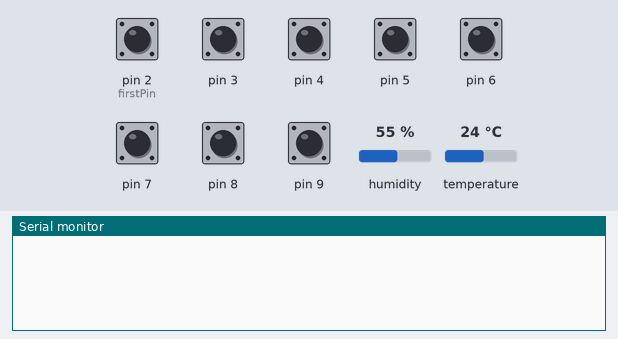
The sketch below on a simulated Arduino Uno, built with avr-gcc and run on an emulated ATmega328P. Shown: the last lines printed to the serial monitor. The inputs (shaded band) are chosen by the test bench; at power-on: pin 2 (firstPin), pin 3–9 HIGH, humidity 55 %, temperature 24 °C.

Above: at 1.2 s.
1.3 s: pin 2 (firstPin) pulled LOW for 0.15 s
At 1.9 s:
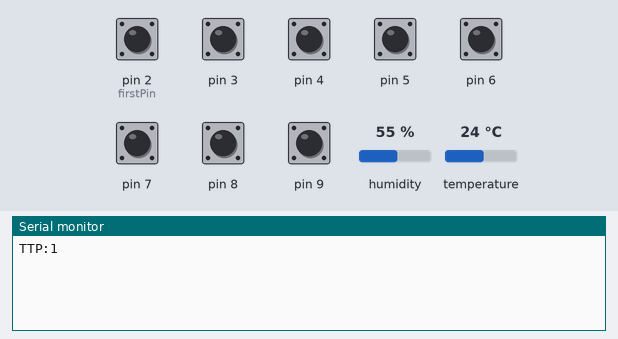
15.4 s: pin 3 pulled LOW for 0.15 s
At 16.5 s:
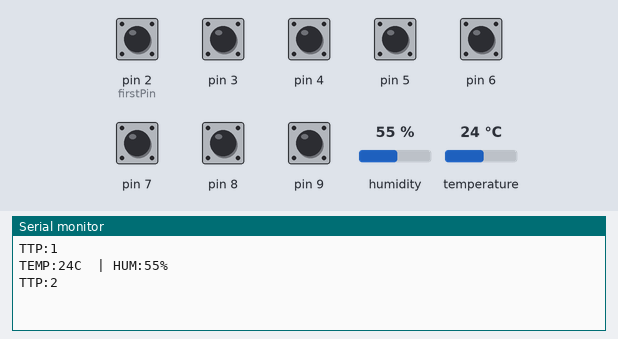
17.0 s: pin 4 pulled LOW for 0.15 s
At 17.5 s:
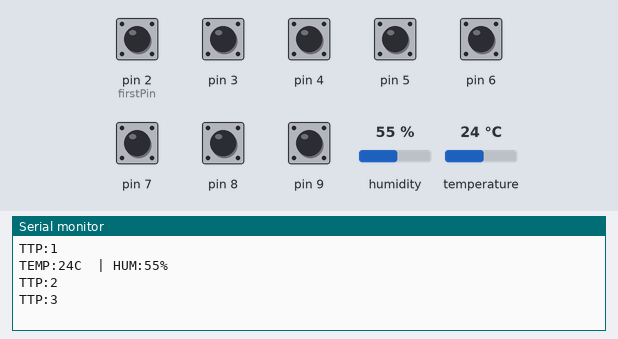

The sketch:

com11.ino
```cpp
#include <Arduino_FreeRTOS.h>
#include <task.h>
#include <semphr.h>
#include <DHT.h>

#define DHTPIN 12
#define DHTTYPE DHT11
DHT dht(DHTPIN, DHTTYPE);

const uint8_t firstPin = 2;

SemaphoreHandle_t xSerialMutex;

TaskHandle_t xHandle_TTP = NULL;
TaskHandle_t xHandle_CMD = NULL;
TaskHandle_t xHandle_DHT = NULL;

void Task_TTP226(void *pvParameters);
void Task_CommandListener(void *pvParameters);
void Task_DHT11_Manager(void *pvParameters);

void setup() {
  Serial.begin(9600);
  dht.begin();

  for (uint8_t i = 0; i < 8; i++) {
    pinMode(firstPin + i, INPUT_PULLUP);
  }

  xSerialMutex = xSemaphoreCreateMutex();
  if (xSerialMutex == NULL) {
    Serial.println("Semaphore creation failed!");
    while (1);
  }

  xTaskCreate(Task_TTP226, "TTP", 128, NULL, 1, &xHandle_TTP);
  xTaskCreate(Task_CommandListener, "CMD", 128, NULL, 2, &xHandle_CMD);
  xTaskCreate(Task_DHT11_Manager, "DHT", 256, NULL, 3, &xHandle_DHT);
}

void loop() {
}

// ---------------- DHT11 Task --------------------
void Task_DHT11_Manager(void *pvParameters) {
  (void) pvParameters;

  for (;;) {
    ulTaskNotifyTake(pdTRUE, portMAX_DELAY);

    if (xHandle_TTP != NULL) vTaskSuspend(xHandle_TTP);
    if (xHandle_CMD != NULL) vTaskSuspend(xHandle_CMD);

    float h = dht.readHumidity();
    float t = dht.readTemperature();

    if (!isnan(h) && !isnan(t)) {
      if (xSemaphoreTake(xSerialMutex, pdMS_TO_TICKS(100))) {
        Serial.print("TEMP:");
        Serial.print((int)t);
        Serial.print("C  | HUM:");
        Serial.print((int)h);
        Serial.println("%");
        xSemaphoreGive(xSerialMutex);
      }
    } else {
      if (xSemaphoreTake(xSerialMutex, pdMS_TO_TICKS(100))) {
        Serial.println("DHT:Error");
        xSemaphoreGive(xSerialMutex);
      }
    }

    if (xHandle_TTP != NULL) vTaskResume(xHandle_TTP);
    if (xHandle_CMD != NULL) vTaskResume(xHandle_CMD);

    vTaskSuspend(NULL);
  }
}

// ---------------- TTP226 Task --------------------
void Task_TTP226(void *pvParameters) {
  (void) pvParameters;
  uint8_t prevState = 0;
  static TickType_t lastNotifyTime = 0;

  for (;;) {
    uint8_t currentState = 0;

    for (uint8_t i = 0; i < 8; i++) {
      bool pressed = (digitalRead(firstPin + i) == LOW);
      bitWrite(currentState, i, pressed);

      if (pressed && !bitRead(prevState, i)) {
        if (xSemaphoreTake(xSerialMutex, pdMS_TO_TICKS(50))) {
          Serial.print("TTP:");
          Serial.println(i + 1);
          xSemaphoreGive(xSerialMutex);
        }
      }
    }
    prevState = currentState;

    if ((xTaskGetTickCount() - lastNotifyTime) > pdMS_TO_TICKS(15000)) {
      if (xHandle_DHT != NULL) {
        vTaskResume(xHandle_DHT);
        xTaskNotifyGive(xHandle_DHT);
        lastNotifyTime = xTaskGetTickCount();
      }
    }

    vTaskDelay(pdMS_TO_TICKS(40));
  }
}

// ---------------- Serial Command Task --------------------
void Task_CommandListener(void *pvParameters) {
  (void) pvParameters;
  char buffer[32];
  uint8_t idx = 0;

  for (;;) {
    while (Serial.available()) {
      char ch = Serial.read();

      if (ch == '\n' || ch == '\r') {
        buffer[idx] = '\0';
        idx = 0;
        memset(buffer, 0, sizeof(buffer));
      } else if (idx < sizeof(buffer) - 1) {
        buffer[idx++] = ch;
      }
    }

    vTaskDelay(pdMS_TO_TICKS(20));
  }
}

// ---------------- Stack Overflow Hook --------------------
extern "C" void vApplicationStackOverflowHook(TaskHandle_t xTask, char *pcTaskName) {
  Serial.print("Stack overflow detected in task: ");
  Serial.println(pcTaskName);
  while (1);
}
```

Measured:
- after the input at 1.3 s, the serial monitor: prints a new line at once (image 1)
- after the input at 15.4 s, the serial monitor: prints a new line at once (image 2)
- after the input at 17.0 s, the serial monitor: prints a new line at once (image 3)
